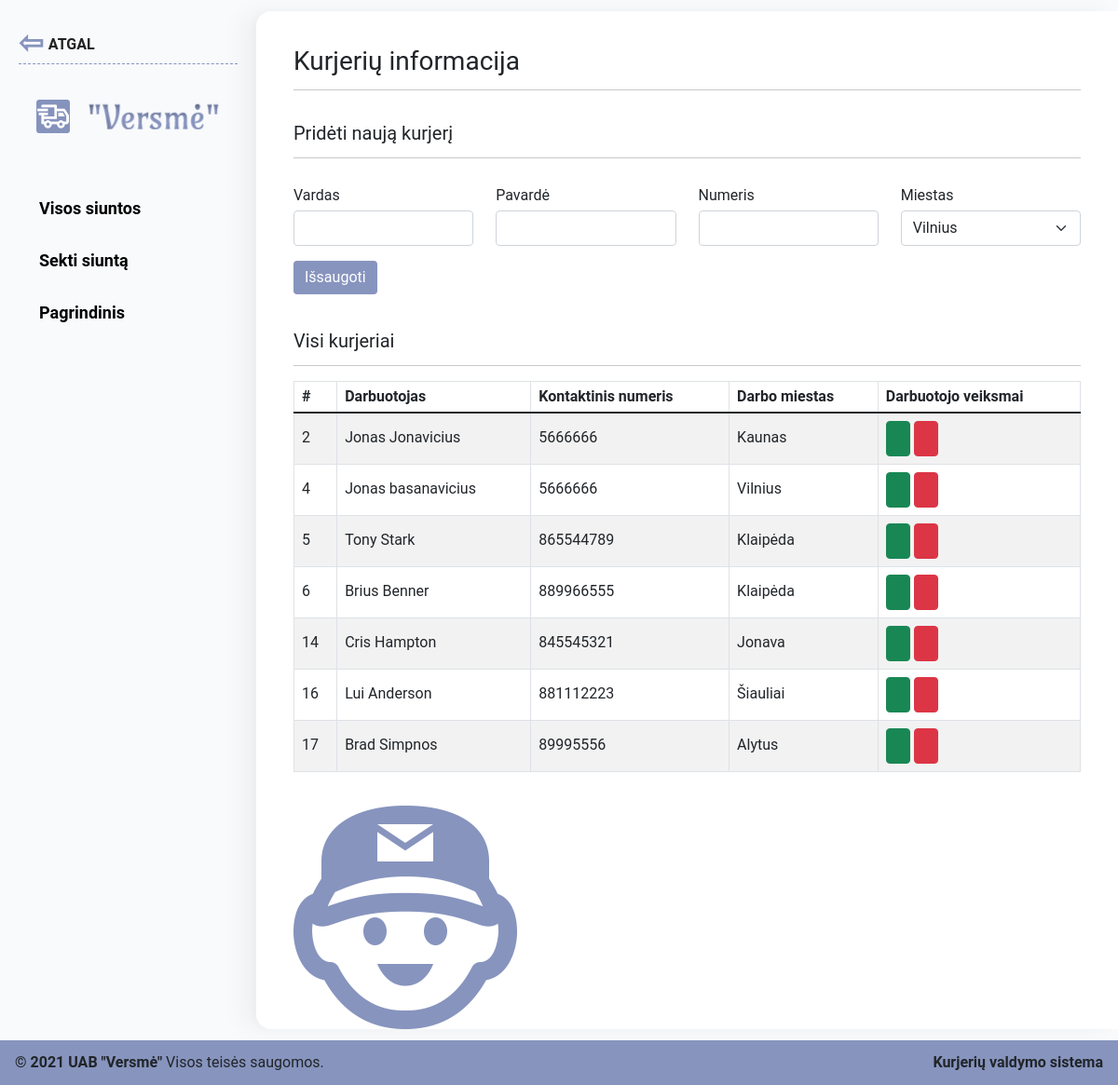
Page /staff.php on the committed database.
### tables this page shows
CREATE TABLE `staff` (
  `id` int(30) NOT NULL,
  `full_name` varchar(200) NOT NULL,
  `contact_number` varchar(100) NOT NULL,
  `city_id` int(11) NOT NULL
);

### staff.php (the view, shortened to what this page needs)
<?php
include 'db_connect.php';
include 'shared_functions.php';
include 'includes/header.php';
?>
<div class="aside">
  <?php
  include 'includes/back_btn.php'
  ?>
  <nav>
    <ul class="menu">
      <li>
        <a href="./all_parcels.php">Visos siuntos</a>
      </li>
      <li>
        <a href="./track.php">Sekti siuntą</a>
      </li>
      <li>
        <a href="./index.php">Pagrindinis</a>
      </li>
    </ul>
  </nav>
</div>
<div class="dashboard">
  <div class="dashboard-user-complete">
    <div class="">
      <h1>Kurjerių informacija</h1>
      <hr>
    </div>
    <div class="dashboard-content">
      <form id="new_worker" class="needs-validation-staff" novalidate>
        <div class="content-subtitle">
          <h2>Pridėti naują kurjerį</h2>
          <hr>
        </div>
        <div class="flex row">
          <div class="mt-3 col">
            <label class="form-label" for="name">Vardas</label>
            <input class="form-control" type="text" id="name" name="worker_first_name" required>
          </div>
          <div class="mt-3 col">
            <label class="form-label" for="last_name">Pavardė</label>
            <input class="form-control" type="text" id="last_name" name="worker_last_name" required>
          </div>
          <div class="mt-3 col">
            <label class="form-label" for="tel_number">Numeris</label>
            <input class="form-control" type="text" id="tel_number" name="worker_tel_number" required>
          </div>
          <div class="mt-3 col">
            <label class="form-label" for="worker_city">Miestas</label>
            <select class="form-select" name="worker_city" id="worker_city" required>
              <?php echo citySelectOptions(''); ?>
            </select>
          </div>
        </div>
        <div class="">
          <button class="btn btn-main mt-3" type="submit">Išsaugoti</button>
        </div>
      </form>
    </div>
    <div class="dashboard-content">
      <div class="content-subtitle">
        <h2>Visi kurjeriai</h2>
        <hr>
      </div>
      <table class="table table-striped" style="width:100%">
        <thead>
          <tr>
            <th>#</th>
            <th>Darbuotojas</th>
            <th>Kontaktinis numeris</th>
            <th>Darbo miestas</th>
            <th>Darbuotojo veiksmai</th>
          </tr>
        </thead>
        <tbody>
          <?php
          $qry = $conn->query("SELECT id, full_name, contact_number, city_id FROM staff ");
          while ($row = $qry->fetch_assoc()) :
          ?>
            <tr>
              <td><?php echo ($row['id']) ?></td>
              <td><?php echo ($row['full_name']) ?></td>
              <td><?php echo ($row['contact_number']) ?></td>
              <td><?php echo getCityOptions($row['city_id']) ?></td>
              <td>
                <div class="">
                  <button title="Peržiūrėti" class="view_worker_parcels btn btn-success mr-n1" type="button" data-id="<?php echo $row['id'] ?>">
                  </button>
                  <button title="Ištrinti" class="delete_worker_btn btn btn-danger" type="button" data-id="<?php echo $row['id'] ?>">
                  </button>
                </div>
              </td>
            </tr>
          <?php endwhile; ?>
        </tbody>
      </table>
    </div>
    <div class="track-img">
      <img src="./assets/img/worker.png" alt="track">
    </div>
  </div>
</div>
<?php
include 'includes/footer.php'
?>

### assets/css/main.css (style rules this page uses)
html { font-family: 'Roboto', sans-serif; }
body { min-height: 100vh; max-height: 100vh; display: flex; flex-direction: column; }
.aside { padding: 15px 20px; max-width: 275px; width: 100%; }
.dashboard { background-color: white; padding: 40px; max-height: calc(100vh - 72px); min-height: calc(100vh - 72px); width: 100%; overflow-y: scroll; border-radius: 1rem 0 0 1rem; box-shadow: -16px 0 24px rgb(0 0 0 / 4%), -4px 0 8px rgb(0 0 0 / 2%); }
.flex { display: flex; }
nav ul.menu { padding: 50px 0; }
nav ul.menu li { margin: 6px 0; }
nav ul.menu li a { text-decoration: none; font-size: 18px; color: black; font-weight: 600; transition: ease 0.3s; padding: 14px 20px; display: block; border-radius: 8px; border: 2px solid #f9fafc; }
.dashboard-content { padding: 20px 0; }
table, th, td { border: 1px solid #dee2e6!important; }
.btn-main { color: white; border: #8794be; background-color: #8794be; }
.dashboard-user-complete { display: flex; flex-direction: column; height: 100%; }
.dashboard-user-complete h1 { font-size: 28px; }
.track-img { margin-top: auto; }
.content-subtitle h2 { font-size: 20px; }
table tr th { font-weight: 700; }

### rows in the picture
staff: id "2", full_name "Jonas Jonavicius", contact_number "5666666", city "Kaunas"
staff: id "4", full_name "Jonas basanavicius", contact_number "5666666", city "Vilnius"
staff: id "5", full_name "Tony Stark", contact_number "865544789", city "Klaipėda"
staff: id "6", full_name "Brius Benner", contact_number "889966555", city "Klaipėda"
staff: id "14", full_name "Cris Hampton", contact_number "845545321", city "Jonava"
staff: id "16", full_name "Lui Anderson", contact_number "881112223", city "Šiauliai"
staff: id "17", full_name "Brad Simpnos", contact_number "89995556", city "Alytus"
